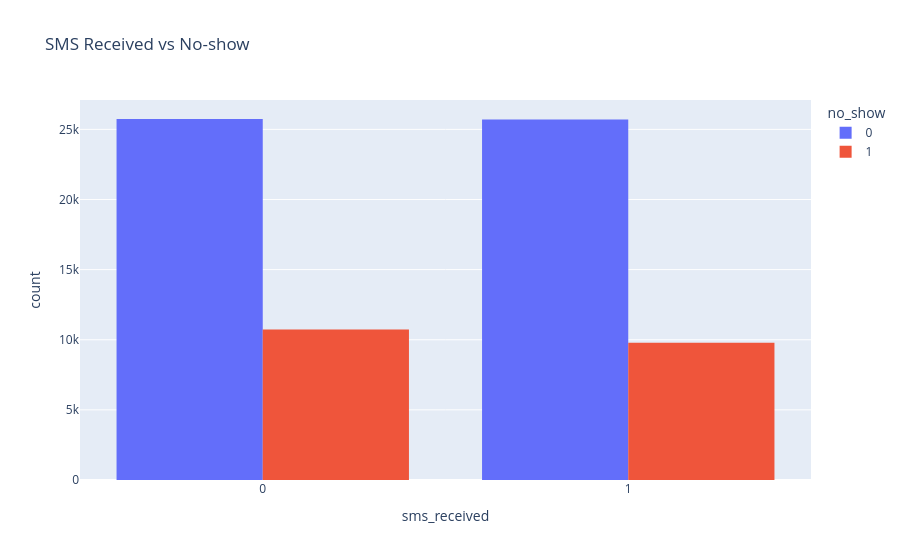

The cell this chart's notebook holds for it:
### Code cell
fig = px.histogram(df, x='sms_received', color='no_show',barmode='group',title="SMS Received vs No-show")
fig.show()

### Figure 1 — Plotly figure (JSON) as saved in the notebook; plotly's stock layout.template omitted (floating-point values rounded to 4 significant figures; data arrays with more than 128 entries replaced by an {"elided": "..."} marker saying what was removed)
{"data": [{"alignmentgroup": "True", "bingroup": "x", "hovertemplate": "no_show=0<br>sms_received=%{x}<br>count=%{y}<extra></extra>", "legendgroup": "0", "marker": {"color": "#636efa", "pattern": {"shape": ""}}, "name": "0", "offsetgroup": "0", "orientation": "v", "showlegend": true, "type": "histogram", "x": {"elided": "51437 int values"}, "xaxis": "x", "yaxis": "y"}, {"alignmentgroup": "True", "bingroup": "x", "hovertemplate": "no_show=1<br>sms_received=%{x}<br>count=%{y}<extra></extra>", "legendgroup": "1", "marker": {"color": "#EF553B", "pattern": {"shape": ""}}, "name": "1", "offsetgroup": "1", "orientation": "v", "showlegend": true, "type": "histogram", "x": {"elided": "20522 int values"}, "xaxis": "x", "yaxis": "y"}], "layout": {"barmode": "group", "legend": {"title": {"text": "no_show"}, "tracegroupgap": 0}, "title": {"text": "SMS Received vs No-show"}, "xaxis": {"anchor": "y", "domain": [0, 1], "title": {"text": "sms_received"}}, "yaxis": {"anchor": "x", "domain": [0, 1], "title": {"text": "count"}}}}
